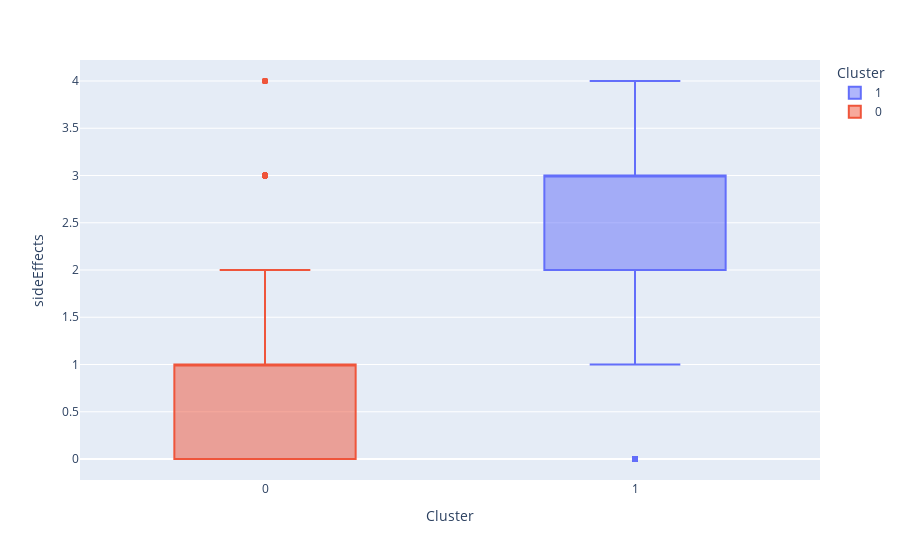

Here is the notebook cell this chart was saved with:
### Markdown cell above
Segun esto los medicamentos 'buenos estan en el cluster 0 y los malos en el 1.

### Code cell
fig = px.box(data_1, x='Cluster', y='sideEffects', color ='Cluster')
fig.show()

### Figure 1 — Plotly figure (JSON) as saved in the notebook; plotly's stock layout.template omitted (floating-point values rounded to 4 significant figures; data arrays with more than 128 entries replaced by an {"elided": "..."} marker saying what was removed)
{"data": [{"alignmentgroup": "True", "hovertemplate": "Cluster=%{x}<br>sideEffects=%{y}<extra></extra>", "legendgroup": "1", "marker": {"color": "#636efa"}, "name": "1", "notched": false, "offsetgroup": "1", "orientation": "v", "showlegend": true, "type": "box", "x": {"elided": "823 int values"}, "x0": " ", "xaxis": "x", "y": {"elided": "823 int values"}, "y0": " ", "yaxis": "y"}, {"alignmentgroup": "True", "hovertemplate": "Cluster=%{x}<br>sideEffects=%{y}<extra></extra>", "legendgroup": "0", "marker": {"color": "#EF553B"}, "name": "0", "notched": false, "offsetgroup": "0", "orientation": "v", "showlegend": true, "type": "box", "x": {"elided": "2284 int values"}, "x0": " ", "xaxis": "x", "y": {"elided": "2284 int values"}, "y0": " ", "yaxis": "y"}], "layout": {"boxmode": "overlay", "legend": {"title": {"text": "Cluster"}, "tracegroupgap": 0}, "margin": {"t": 60}, "xaxis": {"anchor": "y", "categoryarray": [1, 0], "categoryorder": "array", "domain": [0, 1], "title": {"text": "Cluster"}}, "yaxis": {"anchor": "x", "domain": [0, 1], "title": {"text": "sideEffects"}}}}
